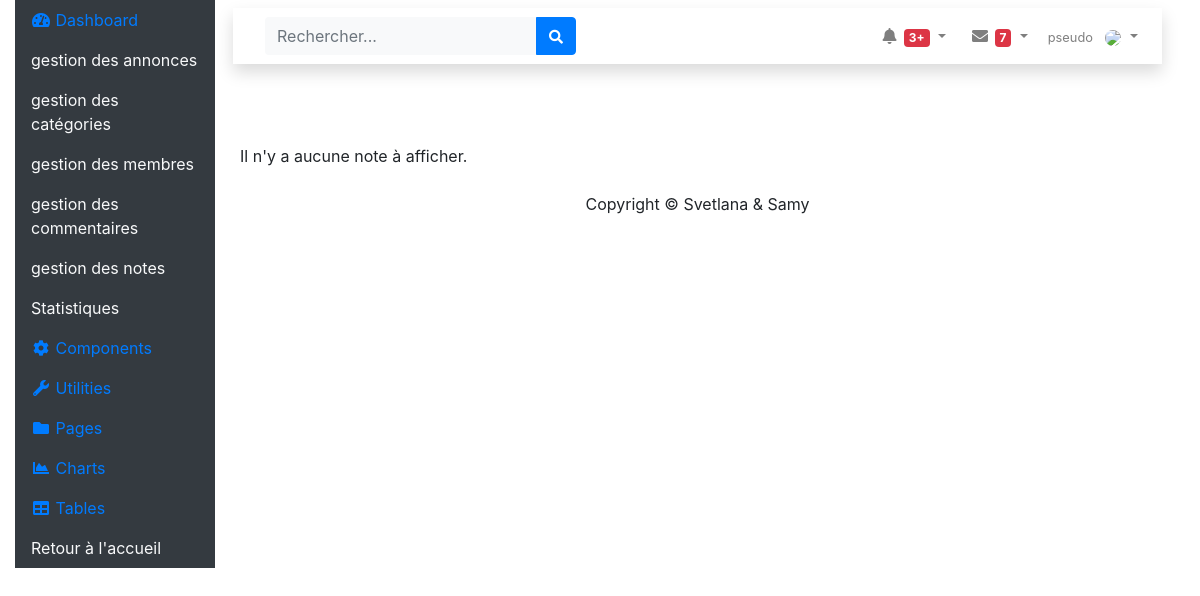
The app's page /admin/gestion_notes.php, older data.
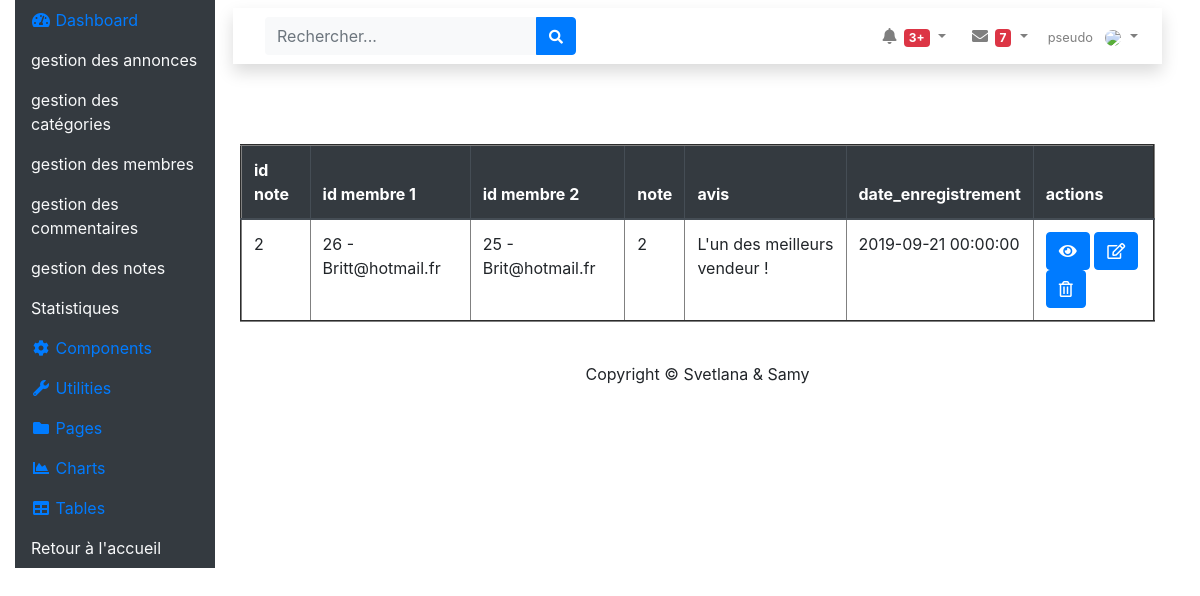
The same page, newer data.
### tables this page shows
CREATE TABLE IF NOT EXISTS `note` (
  `id_note` int(3) NOT NULL AUTO_INCREMENT,
  `membre_id1` int(3) DEFAULT NULL,
  `membre_id2` int(3) DEFAULT NULL,
  `etoile` int(3) NOT NULL,
  `avis` text NOT NULL,
  `date_enregistrement` datetime DEFAULT NULL,
  PRIMARY KEY (`id_note`),
  KEY `fk_membreUn` (`membre_id1`),
  KEY `fk_membreDeux` (`membre_id2`)
);

CREATE TABLE IF NOT EXISTS `membre` (
  `id_membre` int(3) NOT NULL AUTO_INCREMENT,
  `pseudo` varchar(20) NOT NULL,
  `mdp` varchar(60) NOT NULL,
  `nom` varchar(20) NOT NULL,
  `prenom` varchar(20) DEFAULT NULL,
  `telephone` varchar(20) DEFAULT NULL,
  `email` varchar(50) DEFAULT NULL,
  `civilite` enum('m','f') DEFAULT NULL,
  `statut` int(1) DEFAULT NULL,
  `date_enregistrement` datetime DEFAULT NULL,
  PRIMARY KEY (`id_membre`)
);

### admin/gestion_notes.php (the view, shortened to what this page needs)
<?php
    require_once __DIR__ . '/../assets/config/configurationprincipale.php';
    require_once __DIR__ . '/../assets/includes/header_admin.php';
    $query = 'SELECT  n.id_note
                ,   n.membre_id1
                ,   n.membre_id2
                ,   n.etoile
                ,   n.avis
                ,   n.date_enregistrement
                ,   m1.id_membre
                ,   m1.email
                ,   m2.id_membre
                ,   m2.email AS email2
              FROM    note    n
                inner join
                    membre  m1
                    on  n.membre_id1 = m1.id_membre
                inner join
                    membre  m2
                on  n.membre_id2 = m2.id_membre
            ORDER BY n.id_note ASC
            ';
    try {
        $req = $pdo->prepare($query);
        $req->execute();
        $NbreDonnee = $req->rowCount();
        $ligneToute = $req->fetchAll();
    } catch (PDOException $e){ echo 'Erreur SQL : '. $e->getMessage().'<br/>'; die(); }
    if ($NbreDonnee != 0)
    {
    ?>
        <table border="2" class="table">
        <thead class="thead-dark">
            <tr>
                <th>id note</th>
                <th>id membre 1</th>
                <th>id membre 2</th>
                <th>note</th>
                <th>avis</th>
                <th>date_enregistrement</th>
                <th>actions</th>
            </tr>
        </thead>
        <tbody>
    <?php
        foreach ( $ligneToute as $ligne )
        {
    ?>
           <tr>
                <td><?php echo $ligne['id_note']; ?></td>
                <td><?php echo $ligne['membre_id1']. ' - ' . $ligne['email']; ?></td>
                <td><?php echo $ligne['membre_id2']. ' - ' . $ligne['email2'] ?></td>
                <td><?php echo $ligne['etoile']; ?></td>
                <td><?php echo $ligne['avis']; ?></td>
                <td><?php echo $ligne['date_enregistrement']; ?></td>
                <td><a class="btn btn-primary" id="btnVoir" href="fiche_note.php?id=<?=$ligne['id_note'];?>"  role="button"><i  class="fa fa-eye" aria-hidden="true"></i></a>
                    <a class="btn btn-primary" id="btnVoir" href="fiche_note.php?id=<?=$ligne['id_note'];?>" role="button"><i class="far fa-edit" aria-hidden="true"></i></a>
                    <a class="btn btn-primary" id="btnVoir" href="fiche_note.php?id=<?=$ligne['id_note'];?>" role="button"><i class="far fa-trash-alt" aria-hidden="true"></i></a>
                    </td>
            </tr>
    <?php
        }
    ?>
        </tbody>
        </table>
    <?php
        } else {
            echo 'Il n\'y a aucune note à afficher.';
        }
    ?>
<?php
    require_once __DIR__ . '/../assets/includes/footer_admin.php';
?>

Row changes from the older to the newer data that the page shows:
added note: id_note "2", membre_id1 "26", membre_id1.email "Britt@hotmail.fr", membre_id2 "25", membre_id2.email "Brit@hotmail.fr", etoile "2", avis "L'un des meilleurs vendeur !", date_enregistrement "2019-09-21 00:00:00"
Text that changed along with them:
text no longer shown: "Il n ' y a aucune note à afficher."
text now shown: "id note id membre 1 id membre 2 note avis date_enregistrement actions"
